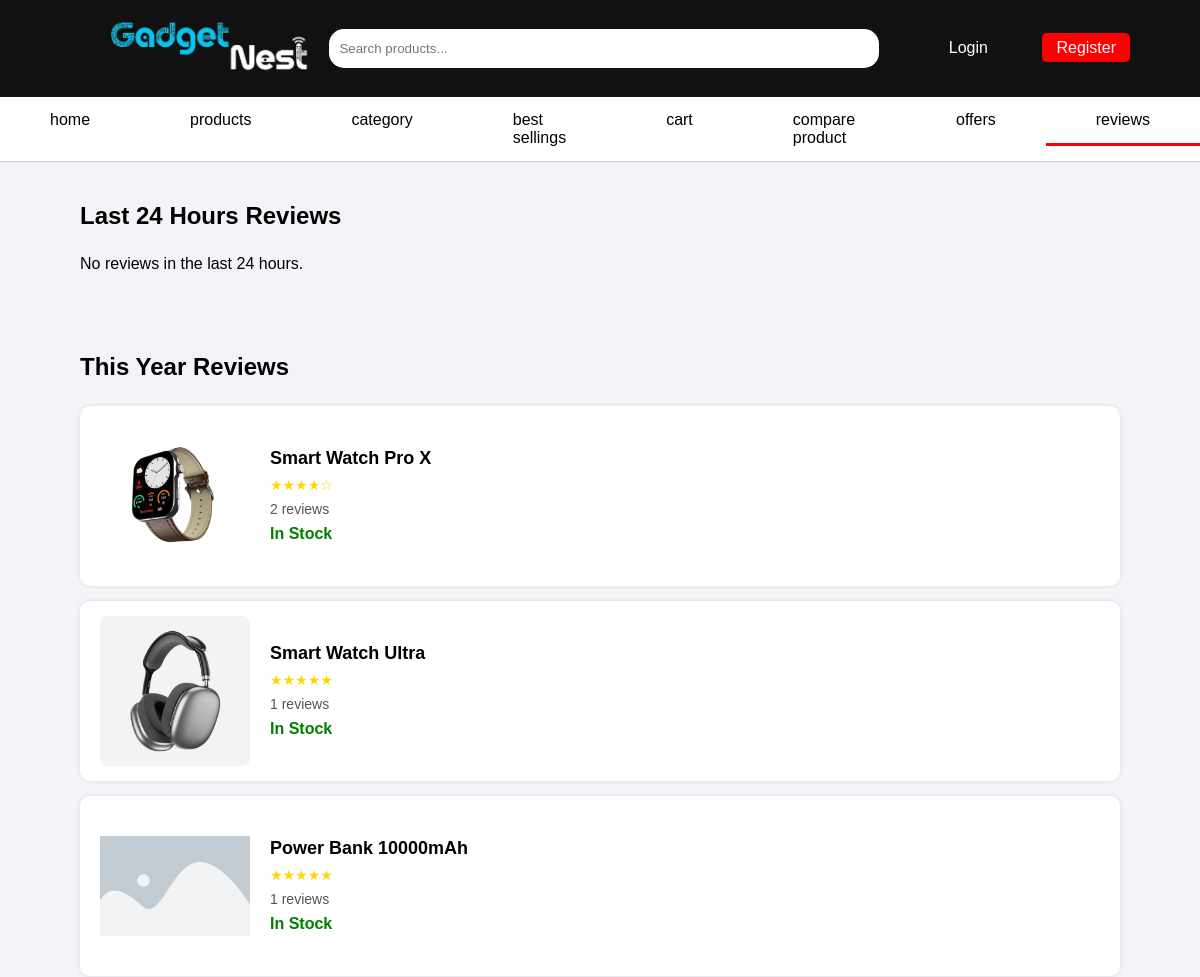
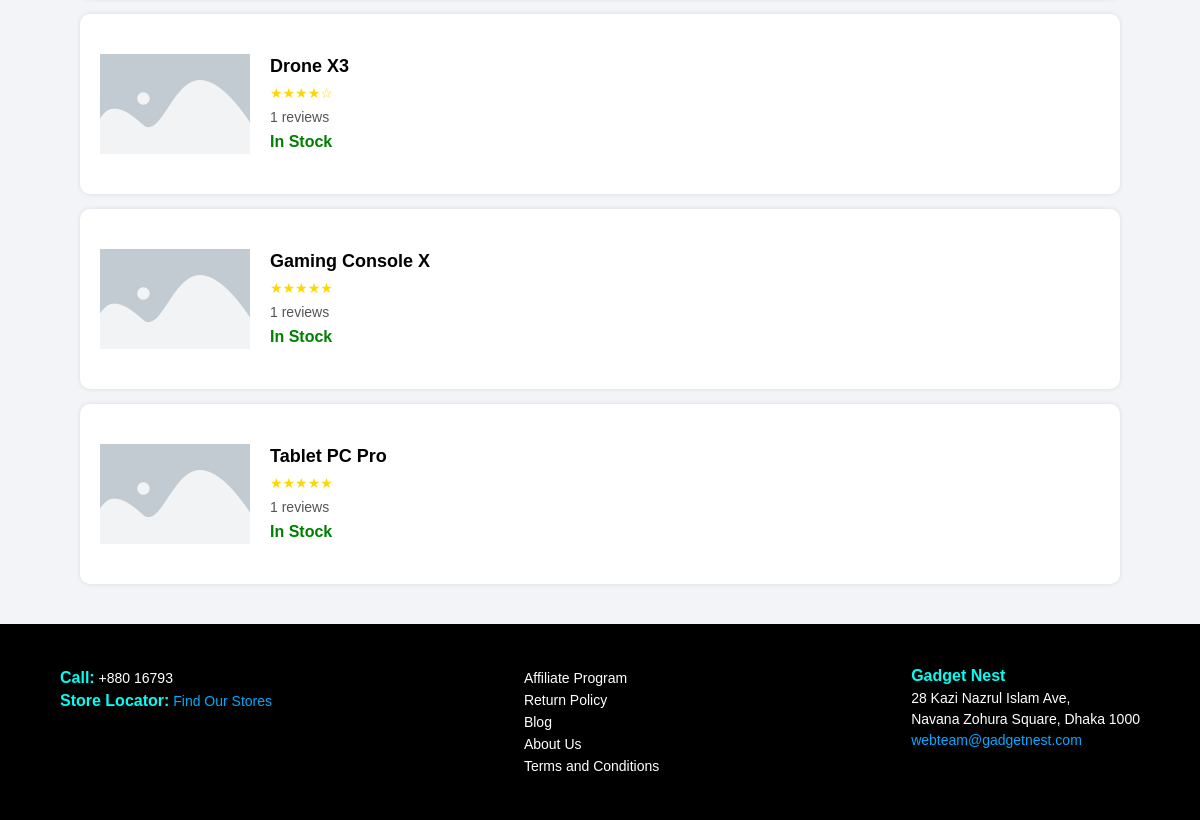
Screenshot of /reviews.php with the database file from the repository (2 pictures, top to bottom).
### tables this page shows
CREATE TABLE `products` (
  `id` int(11) NOT NULL,
  `name` varchar(255) NOT NULL,
  `brand` varchar(100) DEFAULT NULL,
  `model` varchar(100) DEFAULT NULL,
  `price` decimal(10,2) NOT NULL,
  `stock_status` enum('In Stock','Out of Stock') DEFAULT 'In Stock',
  `description` text DEFAULT NULL,
  `main_image` varchar(255) DEFAULT NULL,
  `rating` decimal(3,2) DEFAULT 0.00,
  `created_at` timestamp NOT NULL DEFAULT current_timestamp(),
  `updated_at` timestamp NOT NULL DEFAULT current_timestamp() ON UPDATE current_timestamp(),
  `category_id` int(11) DEFAULT NULL
);

### reviews.php (the view, shortened to what this page needs)
<?php
include 'base.php';
include 'db.php';
$is_logged_in = isset($_SESSION['user_id']);
$placeholder = "images/placeholder.png";
function fetch_reviews($conn, $where_clause, $order_clause) {
    $sql = "SELECT p.id, p.name AS product_name, p.main_image, p.stock_status,
                   COALESCE(ROUND(AVG(r.rating),1),0) AS avg_rating,
                   COUNT(r.id) AS review_count
            FROM products p
            JOIN product_reviews r ON p.id = r.product_id
            $where_clause
            GROUP BY p.id
            $order_clause
            LIMIT 6";
    return $conn->query($sql);
}
function displayStars($rating){
    return str_repeat('★', floor($rating)) . str_repeat('☆', 5 - floor($rating));
}
?>
<section class="review-section">
  <h2>Last 24 Hours Reviews</h2>
  <div class="review-list">
    <?php
    $result = fetch_reviews($conn, "WHERE r.created_at >= NOW() - INTERVAL 1 DAY", "ORDER BY r.created_at DESC");
    if ($result && $result->num_rows > 0) {
        while($row = $result->fetch_assoc()) {
            $image = empty($row['main_image']) ? $placeholder : $row['main_image'];
            $stars = displayStars($row['avg_rating']);
            $in_stock = $row['stock_status'] === 'In Stock';
            $button_text = $in_stock ? 'Add to Cart' : 'Out of Stock';
            $disabled_attr = $in_stock ? '' : 'disabled';
            $href = $is_logged_in ? "product.php?id={$row['id']}" : "#";
            $link_class = $is_logged_in ? '' : 'login-popup';
            ?>
            <div class="review-item" data-href="<?= $href ?>" data-login="<?= $link_class ? '1' : '0' ?>">
                <img src="<?= $image ?>" alt="<?= htmlspecialchars($row['product_name']) ?>" onerror="this.src='<?= $placeholder ?>';">
                <div class="review-info">
                    <h3><?= htmlspecialchars($row['product_name']) ?></h3>
                    <div class="stars"><?= $stars ?></div>
                    <div class="review-count"><?= $row['review_count'] ?> reviews</div>
                    <p style="color:<?= $in_stock ? 'green' : 'red' ?>;font-weight:bold;margin:0;"><?= $row['stock_status'] ?></p>
                </div>
                <?php if($is_logged_in): ?>
                    <form method="POST" class="add-cart-form">
                        <input type="hidden" name="product_id" value="<?= $row['id'] ?>">
                        <button type="submit" name="add_to_cart" class="add-cart-btn" <?= $disabled_attr ?>>
                            <?= $button_text ?>
                        </button>
                    </form>
                <?php endif; ?>
            </div>
        <?php
        }
    } else {
        echo '<p>No reviews in the last 24 hours.</p>';
    }
    ?>
  </div>
</section>
<section class="review-section">
  <h2>This Year Reviews</h2>
  <div class="review-list">
    <?php
    $result = fetch_reviews($conn, "WHERE r.created_at >= DATE_FORMAT(NOW() ,'%Y-01-01')", "ORDER BY review_count DESC");
    if ($result && $result->num_rows > 0) {
        while($row = $result->fetch_assoc()) {
            $image = empty($row['main_image']) ? $placeholder : $row['main_image'];
            $stars = displayStars($row['avg_rating']);
            $in_stock = $row['stock_status'] === 'In Stock';
            $href = $is_logged_in ? "product.php?id={$row['id']}" : "#";
            $link_class = $is_logged_in ? '' : 'login-popup';
            ?>
            <div class="review-item" data-href="<?= $href ?>" data-login="<?= $link_class ? '1' : '0' ?>">
                <img src="<?= $image ?>" alt="<?= htmlspecialchars($row['product_name']) ?>" onerror="this.src='<?= $placeholder ?>';">
                <div class="review-info">
                    <h3><?= htmlspecialchars($row['product_name']) ?></h3>
                    <div class="stars"><?= $stars ?></div>
                    <div class="review-count"><?= $row['review_count'] ?> reviews</div>
                    <p style="color:<?= $in_stock ? 'green' : 'red' ?>;font-weight:bold;margin:0;"><?= $row['stock_status'] ?></p>
                </div>
            </div>
        <?php
        }
    } else {
        echo '<p>No reviews for this year.</p>';
    }
    ?>
  </div>
</section>
<?php include 'base_footer.php'; ?>
<link rel="stylesheet" href="reviews.css">

### base.css (style rules this page uses)
* { margin: 0; padding: 0; box-sizing: border-box; font-family: "Poppins", sans-serif; }
body { background: #f2f4f8; color: #000; }

### reviews.css (style rules this page uses)
.review-section { padding: 40px 80px; background: #f2f4f8; }
.review-section h2 { font-size: 24px; margin-bottom: 25px; text-align: left; }
.review-list { display: flex; flex-direction: column; gap: 15px; }
.review-item { display: flex; justify-content: space-between; align-items: center; background: #fff; border-radius: 10px; padding: 15px 20px; box-shadow: 0 0 5px rgba(0,0,0,0.1); transition: all 0.3s ease; }
.review-item img { width: 150px; height: 150px; object-fit: contain; border-radius: 8px; flex-shrink: 0; }
.review-info { flex: 1; display: flex; flex-direction: column; gap: 8px; margin-left: 20px; }
.review-info h3 { font-size: 18px; font-weight: 600; }
.stars { color: gold; font-size: 14px; }
.review-count { color: #555; font-size: 14px; }

### rows the page displays
products: main_image (picture), name "Smart Watch Pro X", stars "★★★★☆", review_count "2", stock_status "In Stock"
products: main_image (picture), name "Smart Watch Ultra", stars "★★★★★", review_count "1", stock_status "In Stock"
products: main_image (placeholder picture), name "Power Bank 10000mAh", stars "★★★★★", review_count "1", stock_status "In Stock"
products: name "Drone X3", stars "★★★★☆", review_count "1", stock_status "In Stock"
products: main_image (placeholder picture), name "Gaming Console X", stars "★★★★★", review_count "1", stock_status "In Stock"
products: name "Tablet PC Pro", stars "★★★★★", review_count "1", stock_status "In Stock"
